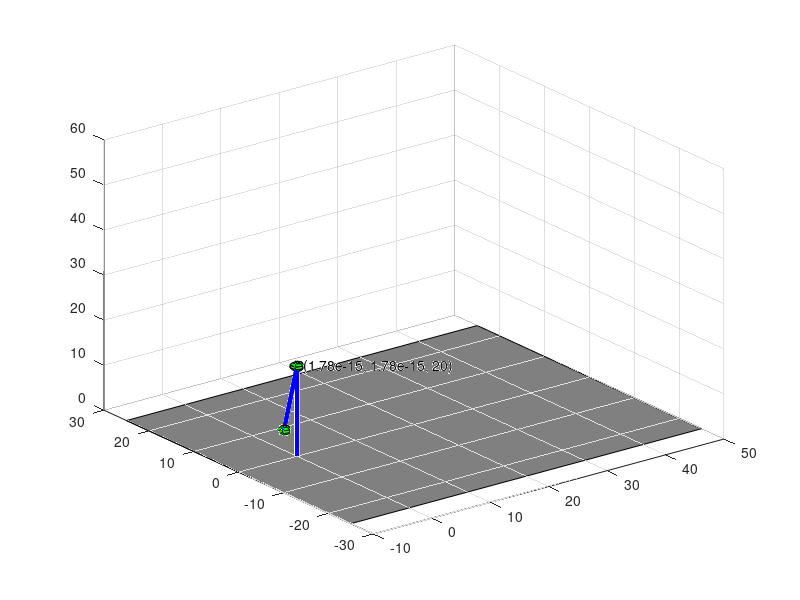

MATLAB code to generate this figure:
 clc;
    alpha = [-90,0,0];
    a = [0,15,15];
    d = [20,0,0];
    
    prompt1 = 'insert x pos : ' ;
    prompt2 = 'insert y pos : ';
    prompt3 = 'insert z pos : ';

    x = input(prompt1);
    y = input(prompt2);
    z = input(prompt3); 
   
    z = z - d(1) ;
    
    r = sqrt(x^2+y^2) ;
    
    theta1 = atand(y/x); 
    
    theta3 = -acosd((x^2+y^2+z^2-a(2)^2-a(3)^2)/2*a(2)*a(3)) ;
    
    theta2 = atand(z/r)+atand((a(3)*sind(theta3))/(a(2)+a(3)*cosd(theta3))) ;
    
    theta = real([theta1 , theta2 , theta3]) ;
    
    disp(theta);
   
    alpha = [90,0,0];
    a = [0,15,15];
    d = [20,0,0];

    hold on
    T = 1 ;
    old_link = [0,0,0];

    for i = 1 : 3
    Mdh = [ cosd(theta(i)) , (-sind(theta(i)))*cosd(alpha(i)) ,(sind(theta(i)))*sind(alpha(i)), a(i)*cosd(theta(i));
        sind(theta(i)) ,  (cosd(theta(i)))*cosd(alpha(i)) , (-cosd(theta(i)))*sind(alpha(i)) , a(i)*sind(theta(i)) ;
        0 , sind(alpha(i)) , cosd(alpha(i)) , d(i) ;
        0,0,0,1];
        T = T*Mdh ;
        link = [T(1,4),T(2,4),T(3,4)];
        plot3([old_link(1) link(1)],[old_link(2) link(2)],[old_link(3) link(3)], 'b' , 'LineWidth', 3);
        [x,y,z] = sphere(5);
        surf(x+T(1,4),y+T(2,4),z+T(3,4), 'FaceColor', [0,1,0]);
        old_link = link ;
        if i == 3
            disp(T);
        end
    end
    text(T(1,4),T(2,4),T(3,4),['  (', num2str(T(1,4),3), ', ', num2str(T(2,4),3),', ', num2str(T(3,4),3), ')']);
    p1 = [-10 -25 0]; p2 = [50 -25 0]; p3 = [50 25 0]; p4 = [-10 25 0]; 
    plane_x = [p1(1) p2(1) p3(1) p4(1)];
    plane_y = [p1(2) p2(2) p3(2) p4(2)];
    plane_z = [p1(3) p2(3) p3(3) p4(3)];
    fill3(plane_x, plane_y, plane_z, [0.5 0.5 0.5]);
    axis([-10,50,-30,30,0,60]);
    hold off ; grid on



    
